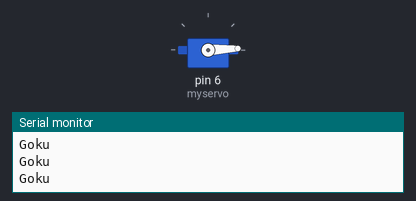
Bench run of a sketch on a simulated Arduino Uno, built with avr-gcc and run on an emulated ATmega328P. Shown: servo, the last lines printed to the serial monitor.

Above: at 0.05 s.
At 0.9 s:
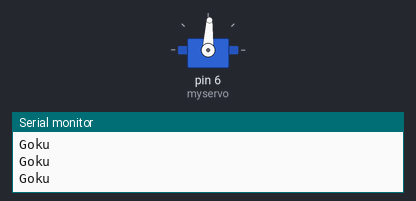
At 1.75 s:
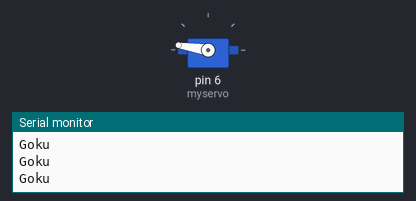
At 3.5 s:
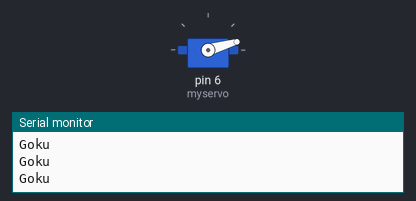
Timing chart, 0 to 8.4 s (numbered marks = the images above):
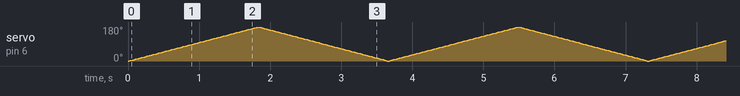

The sketch:

sketch_nov28a.ino
```cpp
#include <Servo.h>
#include <SoftwareSerial.h>

#define LIGHT1 4
#define LIGHT2 3
#define LIGHT3 5
#define LIGHT4 7
#define TEMPPIN "boh"


Servo myservo;
int pos=0;

SoftwareSerial myblue(2, 3);

void setup() {
  // put your setup code here, to run once:
Serial.begin(9600);
myblue.begin(9600);
myservo.attach(6);
}

void loop() {
  // put your main code here, to run repeatedly:
  for (pos = 0; pos <= 180; pos += 1)
  {
      myservo.write(pos);              // tell servo to go to position in variable 'pos'
      delay(10);                       // waits 15ms for the servo to reach the position
      Serial.println("Goku");
  }
  for (pos = 180; pos >= 0; pos -= 1)
  {
      myservo.write(pos);              // tell servo to go to position in variable 'pos'
      delay(10);                       // waits 15ms for the servo to reach the position

  }


}
```
